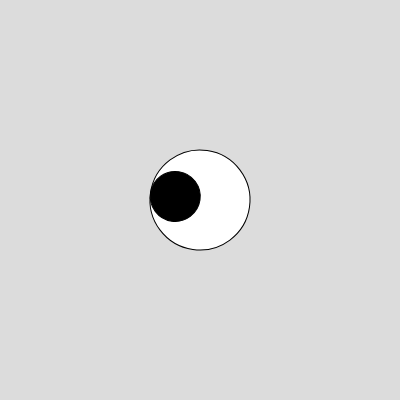
Frame 1 (no input)
Frame 60 (no input): identical to frame 1, image omitted
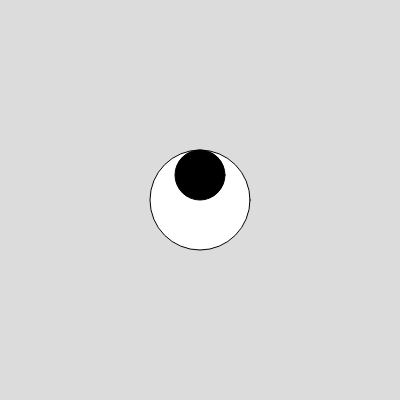
Frame 120 (the mouse pressed at the canvas centre since frame 60)

The p5.js sketch that drew these frames (run headless with seeded random() and noise() and a simulated clock; from frame 60 on, the mouse is pressed at the canvas centre):

// p5.js sketch
// ── sketch.js
function setup() {
    createCanvas(400, 400);
  }
  
  function draw() {
    background(220);
  
    let x = width / 2; // x-coordinate of the eyeball center
    let y = height / 2; // y-coordinate of the eyeball center
    let eyeSize = 100; // size of the eyeball
  
    // Calculate the distance between the center of the eyeball and the cursor
    let d = sqrt((x - mouseX) ** 2 + (y - mouseY) ** 2);
  
    // Calculate the angle of rotation for the eyeball
    let ang;
    if (mouseX > x) {
      ang = asin((mouseY - y) / d);
    } else {
      ang = (90 - asin((mouseY - y) / d)) + 90;
    }
  
    // Translate the canvas to the position of the eyeball
    translate(x, y);
  
    // Rotate the canvas around the eyeball's center
    rotate(ang);
  
    // Draw the eyeball
    fill(255);
    ellipse(0, 0, eyeSize, eyeSize);
  
    // Draw the iris
    fill(0);
    let irisSize = eyeSize / 2; // size of the iris
    let irisOffset = eyeSize / 4; // vertical offset of the iris
    ellipse(0, -irisOffset, irisSize, irisSize);
  }
  
